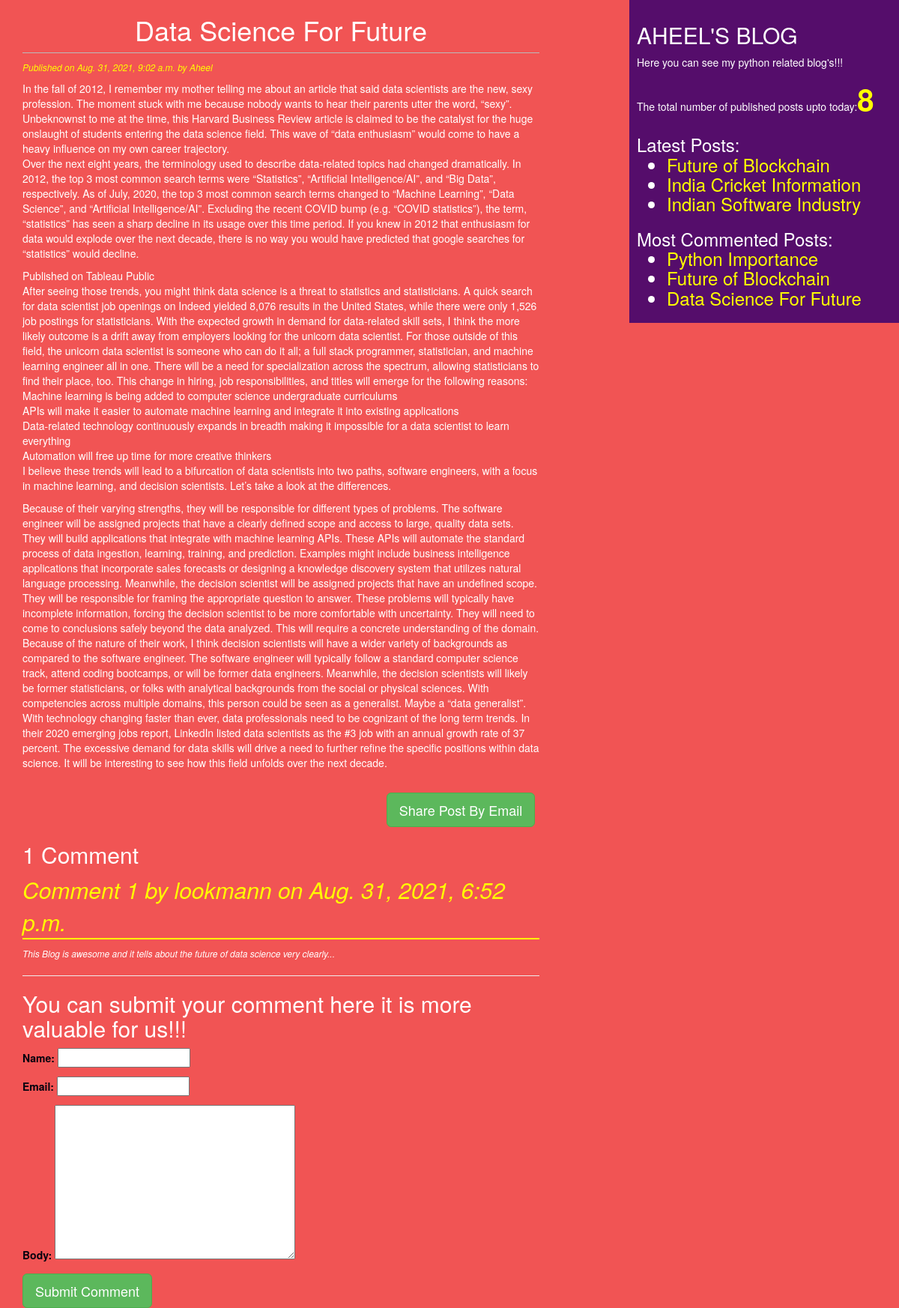
/2021/08/31/data-science-for-future/, run on the app's committed database.
### blog/models.py (models this page shows, shortened)
class Post(models.Model):
    STATUS_CHOICES = (('draft','Darft'),('published','Published'))
    title = models.CharField(max_length=264)
    slug = models.SlugField(max_length=265,unique_for_date='publish')
    author = models.ForeignKey(User,related_name='blog_posts',on_delete=CASCADE)
    body = models.TextField()
    publish = models.DateTimeField(default=timezone.now)
    created = models.DateTimeField(auto_now_add=True)
    updated = models.DateTimeField(auto_now=True)
    status = models.CharField(max_length=10,choices=STATUS_CHOICES,default='draft')
    objects = CustomManager()
    tags = TaggableManager()
    class Meta:
        ordering = ('-publish',)
    def get_absolute_url(self):
        return reverse('post_detail',args=[self.publish.year,self.publish.strftime('%m'),self.publish.strftime('%d'),self.slug])

class Comment(models.Model):
    post = models.ForeignKey(Post,related_name='comments',on_delete=CASCADE)
    name = models.CharField(max_length=30)
    email = models.EmailField()
    body = models.TextField()
    created = models.DateTimeField(auto_now_add=True)
    updated = models.DateTimeField(auto_now=True)
    active = models.BooleanField(default=True)
    class Meta:
        ordering = ('-created',)

### blog/views.py (the view)
# urls.py: path('<int:year>/<int:month>/<int:day>/<slug:post>/',views.post_detail_view,name='post_detail'),
def post_detail_view(request,year,month,day,post):
    post = get_object_or_404(Post,slug=post,status='published',publish__year=year,publish__month=month,publish__day=day)
    comments = post.comments.filter(active=True)
    csubmit = False
    if request.method == 'POST':
        form = CommentForm(request.POST)
        if form.is_valid():
            new_comment = form.save(commit=False)
            new_comment.post = post
            new_comment.save()
            csubmit = True
    else:
        form = CommentForm()
    return render(request,'blog/post_detail.html',{'form':form,'post':post,'comments':comments,'csubmit':csubmit})

### blog/forms.py
class CommentForm(forms.ModelForm):
    class Meta:
        model = Comment
        fields = ('name','email','body')

### blog/models.py (called while the page is built)
    def get_queryset(self):
        return super().get_queryset().filter(status='published')

### blog/templatetags/blog_tags.py (called while the page is built)
@register.simple_tag
def total_posts():
    return Post.objects.count()

@register.inclusion_tag('blog/latest_posts.html')
def latest_posts(count=3):
    latest_posts = Post.objects.all().order_by('-publish')[:count]
    return {'latest_posts':latest_posts}

@register.inclusion_tag('blog/most_commented.html')
def most_commented_posts(count=3):
    most_commented = Post.objects.annotate(total_comments=Count('comments')).order_by('-total_comments')[:count]
    return{'most_commented':most_commented}

### templates/blog/post_detail.html (shortened to what this page needs)
{% extends 'blog/base.html' %}
    {% block content_block %}
        <h1>{{post.title}}</h1>
        <p id="date">Published on {{post.publish}} by {{post.author|title}}</p>
        {{post.body|linebreaks}} <br>
        <div class="container" align="center">
        <a href="/{{post.id}}/share" class="btn btn-success btn-lg">Share Post By Email</a>
        </div>
        {% with comments.count as comments_count %}
            <h2>{{comments_count}} Comment{{comments_count|pluralize}}</h2>
            {% endwith %}
        {% if comments %}
            {% for comment in comments %}
                <p id="ch">Comment {{forloop.counter}} by {{comment.name}} on {{comment.created}}</p>
                <div class="cb">{{comment.body|linebreaks}}</div>
            {% endfor %}
            <hr>
            {% else %}
                <P>There are No Comments Yet...</P>
        {% endif %}
        {% if csubmit %}
            <h2>Your Comment Added Successfully!!!</h2>
        {% else %}
            <h2>You can submit your comment
                here it is more valuable for us!!!
            </h2>
            <form method="POST">
                {{form.as_p}}
                <input type="submit" class="btn btn-success btn-lg" value="Submit Comment">
            </form>
            {% endif %}
    {% endblock %}

### templates/blog/latest_posts.html
<ul>
    {% for post in latest_posts %}
    <li><a id="lp" href="{{post.get_absolute_url}}">{{post.title}}</a></li>
    {% endfor %}
</ul>

### templates/blog/most_commented.html
<ul>
    {% for post in most_commented %}
    <li><a id="lp" href="{{post.get_absolute_url}}">{{post.title}}</a></li>
    {% endfor %}
</ul>

### static/css/blog.css (style rules this page uses)
h1 { text-align: center; border-bottom: 1px solid #bbb; padding: 0 0 10px 0; }
body { background:rgb(241, 84, 84); color: white; }
#date { color: yellow; font-size: 12px; font-style: italic; }
form { color: rgb(2, 2, 14); }
#ch { color: yellow; font-size: 30px; font-style: italic; border-bottom: 2px solid yellow; }
.cb { font-size: 12px; font-style:italic; }
#lp { color: yellow; }

### data on the page
Post: title "Data Science For Future", publish "Aug. 31, 2021, 9:02 a.m.", author "Aheel", body "In the fall of 2012, I remember my mother telling me about an article that said data scientists are the new, sexy profession. The moment stuck with me because nobody wants to hear their parents utter the word, “sexy”. Unbeknownst to me at the time, this Harvard Business Review article is claimed to be the catalyst for the huge onslaught of students entering the data science field. This wave of “data enthusiasm” would come to have a heavy influence on my own career trajectory. Over the next eight years, the terminology used to describe data-related topics had changed dramatically. In 2012, the top 3 most common search terms were “Statistics”, “Artificial Intelligence/AI”, and “Big Data”,…"
Comment: name "lookmann", created "Aug. 31, 2021, 6:52 p.m.", body "This Blog is awesome and it tells about the future of data science very clearly..."
Post: title "Future of Blockchain"
Post: title "India Cricket Information"
Post: title "Indian Software Industry"
Post: title "Python Importance"

### other printed values
{{ comments_count }} "1"
